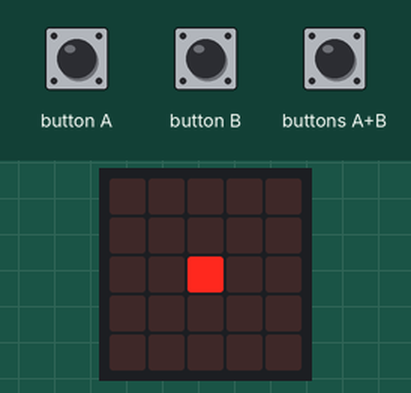
A program run on a simulated BBC micro:bit (MakeCode). On the bench: the board's 5×5 LED display. The inputs (shaded band) are chosen by the test bench.

Above: at 1.2 s.
1.3 s: button A pressed for 0.15 s
At 1.8 s:
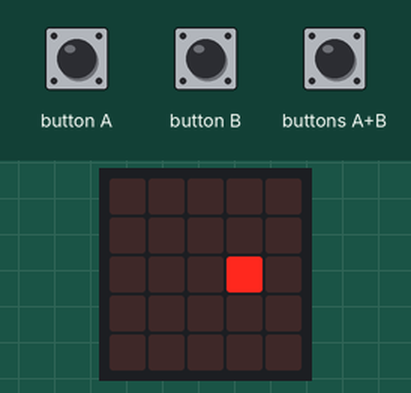
At 2.3 s:
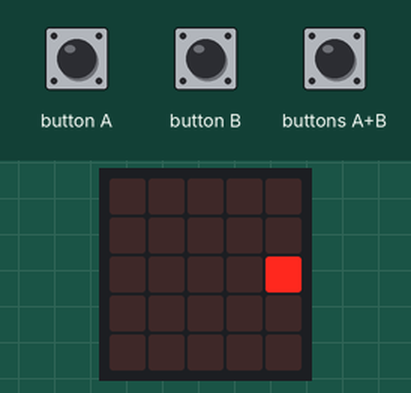
4.4 s: button B pressed for 0.15 s
At 4.5 s:
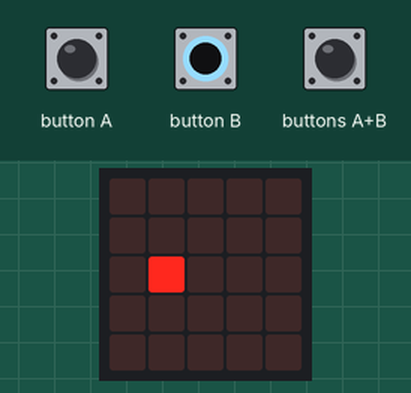
5.1 s: buttons A+B pressed for 0.15 s
Timing chart, 0 to 8.1 s (numbered marks = the images above; inputs shaded):
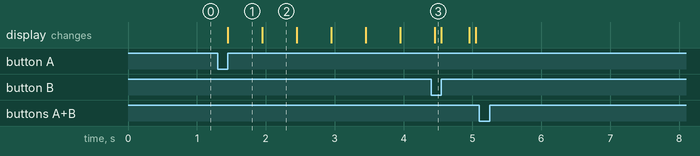

Measured:
- after the input at 1.3 s, the display: changes after 0.15 s (image 1)
- after the input at 5.1 s, every drawn part: stays the same
- what the display in image 1 shows lasts 0.5 s, from 1.5 s to 2.0 s

The program:

main.ts
```typescript
input.onButtonPressed(Button.A, function () {
    for (let index = 0; index < 1000000090000000; index++) {
        puntua.move(1)
        basic.pause(500)
    }
})
input.onButtonPressed(Button.AB, function () {
    game.pause()
})
input.onButtonPressed(Button.B, function () {
    for (let index = 0; index < 1000000090000000; index++) {
        puntua.move(1)
        basic.pause(500)
    }
})
let pausa = 0
let puntua: game.LedSprite = null
puntua = game.createSprite(2, 2)
basic.forever(function () {
    puntua.ifOnEdgeBounce()
    basic.pause(100)
})
basic.forever(function () {
    pausa = 500
})
```

test.ts
```typescript
// aquí va el archivo "tests"; esto no se compilará cuando este paquete se utilice como una extensión.
```
